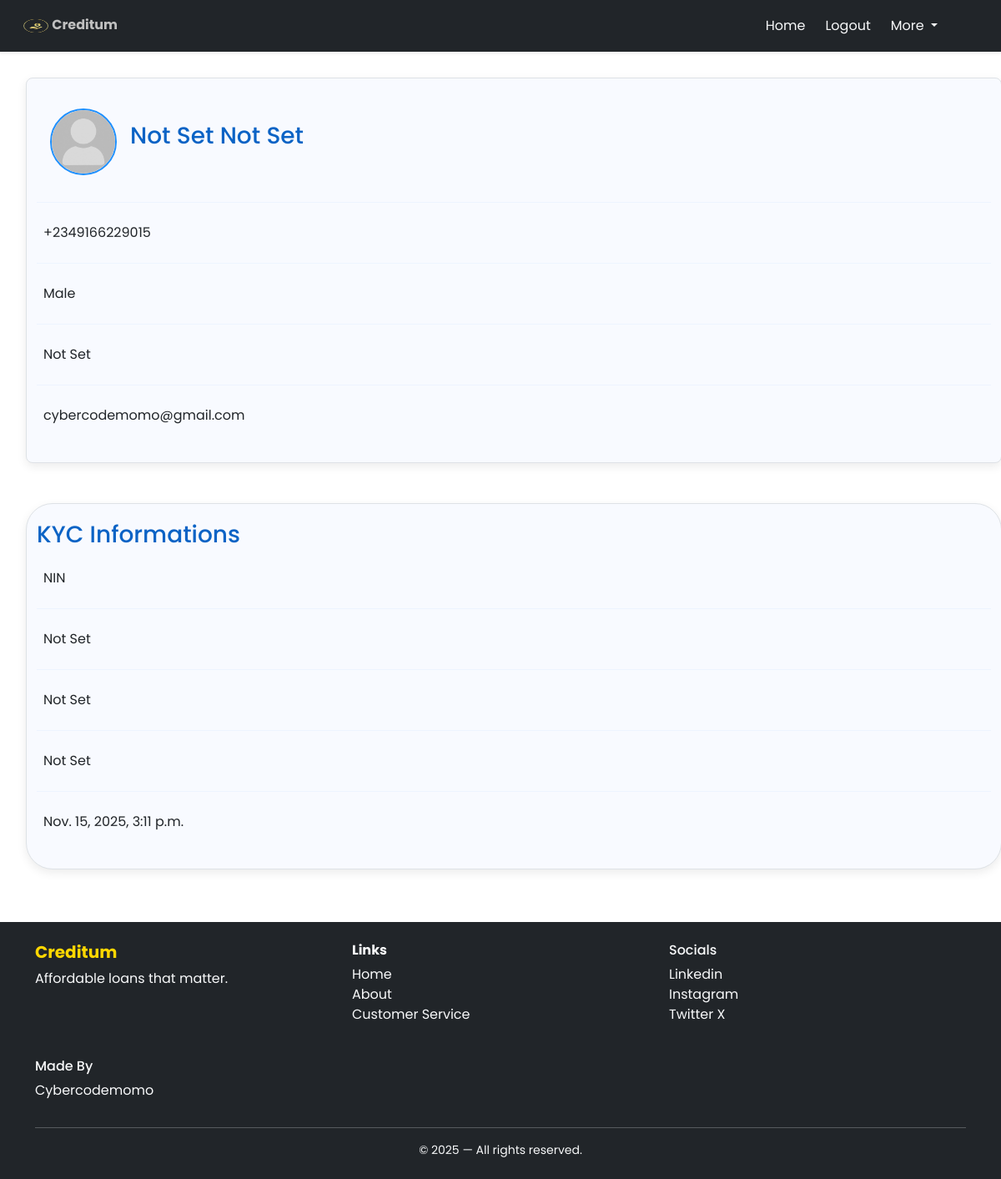
/account/view/profile (signed in), run on the app's committed database.
### account/models.py (models this page shows, shortened)
class User(AbstractUser):
    username = None
    email = models.EmailField(unique=True, blank=False, null=True)
    phone = PhoneNumberField(blank=False, null=True, unique=True)
    pfp = models.ImageField(upload_to=upload_to, blank=False, null=True)
    dob = models.DateField(blank=True, null=True)
    gender = models.CharField(max_length=6,choices=[
        ('M', 'Male'),
        ('F', 'Female'),
        ('O', 'Other'),
    ],
    default='Male')
    address = models.TextField(null=True, blank=False)
    document_type = models.CharField(max_length=30,choices=[
            ("NIN", "National ID Card / NIN Slip"),
            ("PASSPORT", "International Passport"),
            ("PHOTO", "Passport Photograph"),
            ("DL", "Driver's License"),
            ("PVC", "Permanent Voter's Card"),
            ("UTILITY", "Utility Bill"),
    ], blank=False, null=True, default='NIN')
    document_image = models.ImageField(upload_to=business_files, blank=False, null=True)
    bvn_number = models.CharField(null=True, blank=False, unique=True, max_length=11, validators=[validate_bvn], help_text="Bank Verification Number")
    tin_number = models.CharField(null=True, blank=False, unique=True, max_length=12, validators=[validate_tin], help_text="TAX Identification Number")
    is_verified = models.BooleanField(default=False)
    is_admin = models.BooleanField(default=False)
    is_active = models.BooleanField(default=True)
    is_staff = models.BooleanField(default=False)
    is_superuser = models.BooleanField(default=False)
    date_joined = models.DateTimeField(default=timezone.now)
    USERNAME_FIELD = 'email'
    REQUIRED_FIELDS = ['phone']
    objects = UserManager()

### account/views.py (the view)
# urls.py: path('view/profile', views.user_profile_view, name='profile'),
@require_GET
def user_profile_view(request):
    user = request.user
    try:
        user_profile = user
        has_profile = True
    except User.DoesNotExist:
        user_profile = None
        has_profile = False
    context = {
        "user_info": user_profile,
        'has_profile': has_profile
    }
    return render(request, "account/profile.html", context)

### account/templates/account/profile.html (shortened to what this page needs)
{% extends 'base.html' %}
{%load static%}
{%block content%}
{% if not has_profile %}
<div class="text-center d-flex flex-column justify-content-center align-items-center" style="height: 80vh;">
    <h3 class="fw-bold">No Profile Detail Found</h3>
    <a href="" class="btn btn-outline-primary">Create</a>
</div>
{%else%}
    <div class="container row text-start mx-0 mx-md-3">
    <div class="col-12 col-md-12 border rounded-3 mt-3 mb-5 profile-card">
        <div class="d-flex flex-column flex-md-row justify-content-start align-items-center">
            <div class="profile-circle m-3">
                {% if user_info.pfp and user_info.pfp.name %}
                <img src="{{ user_info.pfp.url }}">
                {% else %}
                <img src="{% static 'default_pfp/default.jpg' %}" alt="">
                {% endif %}
            </div>
            <div class="text-center text-md-start">
                <h3>{{user_info.first_name|default:"Not Set"}} {{user_info.last_name|default:"Not Set"}}</h3>
            </div>
        </div>
        <hr>
        <div><p>{{user_info.phone|default:"Not Set"}}</p></div>
        <hr>
        <div><p>{{user_info.gender|default:"Not Set"}}</p></div>
        <hr>
        <div><p>{{user_info.dob|default:"Not Set"}}</p></div>
        <hr>
        <div><p>{{user_info.email|default:"Not Set"}}</p></div>
    </div>
    <div class="col-12 col-md-12 border rounded-5 mb-5 profile-card">
        <h3 class="text-center text-md-start">KYC Informations</h3>
        <div><p>{{user_info.document_type|default:"Not Set"}}</p></div>
        <hr>
        <div><p>{{user_info.address|default:"Not Set"}}</p></div>
        <hr>
        <div><p>{{user_info.bvn_number|default:"Not Set"}}</p></div>
        <hr>
        <div><p>{{user_info.tin_number|default:"Not Set"}}</p></div>
        <hr>
        <div><p>{{user_info.date_joined}}</p></div>
    </div>
</div>
{%endif%}
{%endblock%}

### templates/base.html (shortened to what this page needs)
{% load static %}
<!DOCTYPE html>
<html lang="en">
<head>
    <link rel="stylesheet" href="https://unpkg.com/aos@next/dist/aos.css" />
    <link rel="stylesheet" href="{% static 'css/style.css' %}">
    <link href="https://cdn.jsdelivr.net/npm/bootstrap@5.3.3/dist/css/bootstrap.min.css" rel="stylesheet" />
    </head>
    <body class="min-vh-100">
    <nav class="navbar navbar-light bg-dark shadow-sm py-3 text-light">
        <div class="container-fluid mx-3">
            <div class="">
                <img src="{% static 'images/creditumlogo.png'%}" alt="Creditum Logo" width="30" height="30">
                <a class="navbar-Creditum fw-bold" href="{% url 'home' %}">Creditum</a>
            </div>
        <div class="d-none d-lg-flex gap-4 mx-5">
            <a class="nav-link" href="{% url 'home' %}">Home</a>
            {%if not user.is_authenticated%}
            <a class="nav-link" href="{%url 'login'%}">Login</a>
            <a class="nav-link" href="{%url 'register'%}">Register</a>
            {%else%}
            <a href="{%url 'logout'%}" class="nav-link">Logout</a>
            {%endif%}
            <div class="dropdown">
            <a class="nav-link dropdown-toggle" href="#" data-bs-toggle="dropdown">
                More
            </a>
            </div>
        </div>
        </div>
    </nav>
        {% block content %}
        {% endblock %}
    <footer class="bg-dark text-light py-4">
        <div class="container">
        <div class="row row-cols-1 row-cols-md-3 g-4 text-center text-md-start">
            <div class="col">
            <h5 class="fw-bold" style="color:#FFD700;">Creditum</h5>
            <p>Affordable loans that matter.</p>
            </div>
            <div class="col">
            <h6 class="fw-bold">Links</h6>
            <ul class="list-unstyled">
                <li><a class="text-decoration-none text-light" href="{% url 'home' %}">Home</a></li>
                <li><a class="text-decoration-none text-light" href="#about">About</a></li>
                <li><a class="text-decoration-none text-light" href="#">Customer Service</a></li>
            </ul>
            </div>
            <div class="col">
                <h6>Socials</h6>
                <ul class="list-unstyled">
                    <li><a href="https://www.linkedin.com/in/chukwuebuka-moses-2a3ab234b" class="text-decoration-none text-light" target="_blank">Linkedin</a></li>
                    <li><a href="#" class="text-decoration-none text-light" target="_blank">Instagram</a></li>
                    <li><a href="https://x.com/cyber_cm001" class="text-decoration-none text-light" target="_blank">Twitter X</a></li>
                </ul>
            </div>
            <div class="col">
                <h6>Made By</h6>
                <p>Cybercodemomo</p>
            </div>
        </div>
        <hr class="my-3">
        <div class="text-center small">
            &copy; {{ year|default:2025 }} — All rights reserved.
        </div>
        </div>
    </footer>
</body>
</html>

### creditum/static/css/style.css (style rules this page uses)
* { font-family: 'Poppins', 'Nunito', system-ui, -apple-system, sans-serif; }
nav .navbar-Creditum { text-decoration: none; color: silver; }
.profile-circle { width: 80px; height: 80px; border-radius: 50%; overflow: hidden; border: 2px solid #1e90ff; transition: transform 0.3s ease, border-color 0.3s ease; flex-shrink: 0; }
.profile-circle img { width: 100%; height: 100%; object-fit: cover; }
.profile-card { background-color: #f8faff; padding: 20px; border-radius: 12px; box-shadow: 0 4px 12px rgba(0,0,0,0.08); transition: all 0.3s ease; max-width: 400px; margin: 20px auto; }
.profile-card h3 { color: #0b63c5; margin-bottom: 15px; word-break: break-word; }
.profile-card p { padding: 8px; border-radius: 6px; transition: background-color 0.3s ease, color 0.3s ease; cursor: default; word-break: break-word; }
.profile-card hr { border-top: 1px solid #cce0ff; }
.container.row { max-width: 100%; padding: 15px; }
h3 { color: #1a1a1a; margin-bottom: 0; }

### data on the page
User: first_name "Not Set", last_name "Not Set", phone "+2349166229015", gender "Male", dob "Not Set", email "cybercodemomo@gmail.com", document_type "NIN", address "Not Set", bvn_number "Not Set", tin_number "Not Set", date_joined "Nov. 15, 2025, 3:11 p.m."

### other printed values
{{ year|default:2025 }} "2025"
